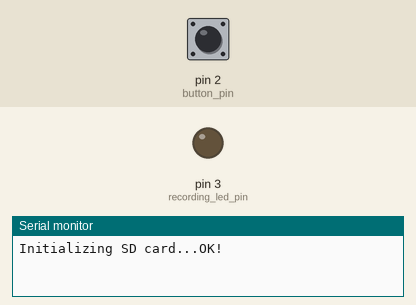
Bench run of a sketch on a simulated Arduino Mega 2560, built for the host (arithmetic inside an expression is 32-bit, double 64-bit). Parts: output pins drawn as LEDs (lit = HIGH), the last lines printed to the serial monitor. The test bench sets the inputs (shaded band); at power-on: pin 2 (button_pin) HIGH. Storage starts empty.

Above: at 1.2 s.
1.3 s: pin 2 (button_pin) pulled LOW for 0.15 s
At 1.7 s:
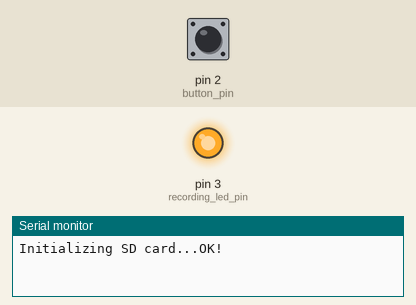
2.9 s: pin 2 (button_pin) pulled LOW for 1 s
At 4.2 s:
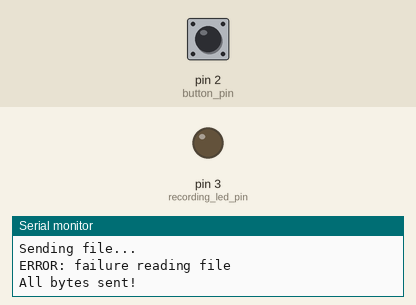
Timing chart, 0 to 5.9 s (numbered marks = the images above; inputs shaded):
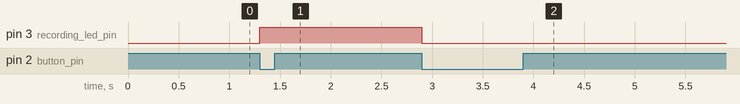

Measured:
- after the input at 1.3 s, pin 3 (recording_led_pin): LOW → HIGH at once
- after the input at 2.9 s, pin 3 (recording_led_pin): HIGH → LOW at once

The sketch:

send_over_i2c.ino
```cpp
#include <SPI.h>
#include <SD.h>
#include <Wire.h>
#include <TMRpcm.h>

// For sending
File root;
File f;

const int MAX_BUF_SIZE = 28;

        // data to be sent
struct I2cTxStruct {
    short numDataBytes;       // 2 bytes
    bool hasData;      // 1
    bool wait;         // 1
    byte dataBuf[MAX_BUF_SIZE];       // 28
                            //------
                            // 32
};

volatile I2cTxStruct txData;

        // I2C control stuff
const byte thisAddress = 8; // these need to be swapped for the other Arduino
const byte otherAddress = 9;

volatile bool sendingFile = false;
volatile bool rqSent = true;

// For recording
#define SD_ChipSelectPin 53 //10
TMRpcm audio;
volatile bool recording_now = false;
const int button_pin = 2;
const int recording_led_pin = 3;
const int mic_pin = A0;
const int sample_rate = 8000; //16000; // Affects audio quality and file size. Seems ok at 4000 but wiki ways 8000 minimum.
volatile unsigned long time_last_pushed = 0;
bool file_ready = false;


//code below executed each time the button is pressed down
void button_pushed() {
  if (sendingFile || !rqSent) {
    // If we're currently sending a file (sendinfFile),
    // or that file's last packet hasn't yet been sent (!rqSent),
    // don't respond to button presses.
    return;
  }

  // This fixes button bouncing issue
  if (millis() - time_last_pushed < 500) {
    return;
  }

  char file_name[20] = "";
  strcat(file_name,"0.wav");

  if (!recording_now) {
    //isn't recording so starts recording & turns LED on
    recording_now = true;
    digitalWrite(recording_led_pin, HIGH);
    audio.startRecording(file_name, sample_rate, mic_pin);
  }
  else {
    //is recording so stops recording & turns LED off
    recording_now = false;
    digitalWrite(recording_led_pin, LOW);
    audio.stopRecording(file_name);
    file_ready = true;
  }
  time_last_pushed = millis();
}

void setup() {
  Serial.begin(115200);
  while (!Serial);

  Serial.print("Initializing SD card...");
  if (!SD.begin(53)) {
    Serial.println("failed!");
    while(true);  // stay here.
  }

  //Sets up the pins
  pinMode(mic_pin, INPUT);
  pinMode(recording_led_pin, OUTPUT);
  pinMode(button_pin, INPUT_PULLUP);

  //Sets up the audio recording functionality
  attachInterrupt(digitalPinToInterrupt(button_pin), button_pushed, FALLING);
  SD.begin(SD_ChipSelectPin);
  audio.CSPin = SD_ChipSelectPin;

  root = SD.open("/");      // open SD card main root

        // set up I2C
  Wire.begin(thisAddress); // join i2c bus
  txData.hasData = false; // false when not currently sending a file
  Wire.onRequest(requestEvent); // register function to be called when a request arrives
  Serial.println("OK!");
}

void loop() {

  if (file_ready) {
    file_ready = false;
    sendingFile = true;
    root.rewindDirectory();
    f = root.openNextFile();
    f.seek(0);
    printFile();
    Serial.println("Sending file...");

    sendFile();

    Serial.println("All bytes sent!");
  }

}

// Send the contents of file f in batches over I2C
void sendFile() {
  unsigned long numBytesToWrite = f.size();
  while (sendingFile) {
    // Repeatedly update txData with the next data

    if (rqSent) {
      int numBytes = min(numBytesToWrite, MAX_BUF_SIZE);
      // Serial.print("numBytes = ");
      // Serial.println(numBytes, DEC);

      // fill in txData
      txData.numDataBytes = (short) numBytes;
      txData.hasData = true;
      txData.wait = false;
      if (f.read(txData.dataBuf, numBytes) != numBytes) {
        Serial.println("ERROR: failure reading file");
        return;
      }

      numBytesToWrite -= (unsigned long) numBytes;
      rqSent = false;
      if (numBytesToWrite == 0) {
        sendingFile = false;
      }
    }
  }
  while (!rqSent); // wait for last packet to be sent before setting hasData=false and returning to loop()
  txData.hasData = false;
}


void requestEvent() {
    Wire.write((byte*) &txData, sizeof(txData));
    rqSent = true;
    txData.wait = true;
}


void printFile() {
  if (! f) {
    Serial.println("ERROR printing file");
    return;
  }
  Serial.print(f.name());
  Serial.print("\t\t");
  Serial.print("File size: ");
  Serial.println(f.size(), DEC);
}
```
